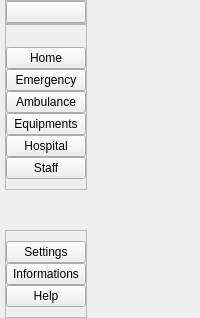
     <widget class="QWidget" name="LeftMenuContainer" native="true">
      <property name="enabled">
       <bool>true</bool>
      </property>
      <property name="minimumSize">
       <size>
        <width>0</width>
        <height>0</height>
       </size>
      </property>
      <layout class="QVBoxLayout" name="verticalLayout">
       <property name="spacing">
        <number>0</number>
       </property>
       <property name="leftMargin">
        <number>0</number>
       </property>
       <property name="topMargin">
        <number>0</number>
       </property>
       <property name="rightMargin">
        <number>0</number>
       </property>
       <property name="bottomMargin">
        <number>0</number>
       </property>
       <item alignment="Qt::AlignLeft">
        <widget class="QWidget" name="LeftMenuSubContainer" native="true">
         <layout class="QVBoxLayout" name="verticalLayout_2">
          <property name="spacing">
           <number>0</number>
          </property>
          <property name="leftMargin">
           <number>5</number>
          </property>
          <property name="topMargin">
           <number>0</number>
          </property>
          <property name="rightMargin">
           <number>0</number>
          </property>
          <property name="bottomMargin">
           <number>0</number>
          </property>
          <item alignment="Qt::AlignTop">
           <widget class="QFrame" name="frame">
            <property name="frameShape">
             <enum>QFrame::StyledPanel</enum>
            </property>
            <property name="frameShadow">
             <enum>QFrame::Raised</enum>
            </property>
            <layout class="QHBoxLayout" name="horizontalLayout_2">
             <property name="spacing">
              <number>0</number>
             </property>
             <property name="leftMargin">
              <number>0</number>
             </property>
             <property name="topMargin">
              <number>0</number>
             </property>
             <property name="rightMargin">
              <number>0</number>
             </property>
             <property name="bottomMargin">
              <number>0</number>
             </property>
             <item>
              <widget class="QPushButton" name="MenuBtn">
               <property name="toolTip">
                <string>Menu</string>
               </property>
               <property name="text">
                <string/>
               </property>
               <property name="icon">
                <iconset resource="rsc.qrc">
                 <normaloff>:/rsc/img/align-justify.svg</normaloff>:/rsc/img/align-justify.svg</iconset>
               </property>
               <property name="iconSize">
                <size>
                 <width>20</width>
                 <height>20</height>
                </size>
               </property>
              </widget>
             </item>
            </layout>
           </widget>
          </item>
          <item alignment="Qt::AlignTop">
           <widget class="QFrame" name="frame_2">
            <property name="sizePolicy">
             <sizepolicy hsizetype="Preferred" vsizetype="Preferred">
              <horstretch>0</horstretch>
              <verstretch>0</verstretch>
             </sizepolicy>
            </property>
            <property name="frameShape">
             <enum>QFrame::StyledPanel</enum>
            </property>
            <property name="frameShadow">
             <enum>QFrame::Raised</enum>
            </property>
            <layout class="QVBoxLayout" name="verticalLayout_3">
             <property name="spacing">
              <number>0</number>
             </property>
             <property name="leftMargin">
              <number>0</number>
             </property>
             <property name="topMargin">
              <number>10</number>
             </property>
             <property name="rightMargin">
              <number>0</number>
             </property>
             <property name="bottomMargin">
              <number>10</number>
             </property>
             <item>
              <spacer name="verticalSpacer_2">
               <property name="orientation">
                <enum>Qt::Vertical</enum>
               </property>
               <property name="sizeHint" stdset="0">
                <size>
                 <width>20</width>
                 <height>12</height>
                </size>
               </property>
              </spacer>
             </item>
             <item>
              <widget class="QPushButton" name="HomeBtn">
               <property name="toolTip">
                <string>Home</string>
               </property>
               <property name="text">
                <string>Home</string>
               </property>
               <property name="icon">
                <iconset resource="rsc.qrc">
                 <normaloff>:/rsc/img/home.svg</normaloff>:/rsc/img/home.svg</iconset>
               </property>
               <property name="iconSize">
                <size>
                 <width>24</width>
                 <height>24</height>
                </size>
               </property>
              </widget>
             </item>
             <item>
              <widget class="QPushButton" name="DataBtn">
               <property name="toolTip">
                <string>Data Analysis</string>
               </property>
               <property name="text">
                <string>Emergency</string>
               </property>
               <property name="icon">
                <iconset resource="rsc.qrc">
                 <normaloff>:/rsc/img/alert-circle.svg</normaloff>:/rsc/img/alert-circle.svg</iconset>
               </property>
               <property name="iconSize">
                <size>
                 <width>24</width>
                 <height>24</height>
                </size>
               </property>
              </widget>
             </item>
             <item>
              <widget class="QPushButton" name="ReportsBtn">
               <property name="toolTip">
                <string>View Reports</string>
               </property>
               <property name="text">
                <string>Ambulance</string>
               </property>
               <property name="icon">
                <iconset resource="rsc.qrc">
                 <normaloff>:/rsc/img/truck.svg</normaloff>:/rsc/img/truck.svg</iconset>
               </property>
               <property name="iconSize">
                <size>
                 <width>24</width>
                 <height>24</height>
                </size>
               </property>
              </widget>
             </item>
             <item>
              <widget class="QPushButton" name="EquipBtn">
               <property name="text">
                <string>Equipments</string>
               </property>
               <property name="icon">
                <iconset resource="rsc.qrc">
                 <normaloff>:/rsc/img/tool.svg</normaloff>:/rsc/img/tool.svg</iconset>
               </property>
               <property name="iconSize">
                <size>
                 <width>24</width>
                 <height>24</height>
                </size>
               </property>
              </widget>
             </item>
             <item>
              <widget class="QPushButton" name="HospitalBtn">
               <property name="text">
                <string>Hospital</string>
               </property>
               <property name="icon">
                <iconset resource="rsc.qrc">
                 <normaloff>:/rsc/img/home.svg</normaloff>:/rsc/img/home.svg</iconset>
               </property>
               <property name="iconSize">
                <size>
                 <width>24</width>
                 <height>24</height>
                </size>
               </property>
              </widget>
             </item>
             <item>
              <widget class="QPushButton" name="StaffBtn">
               <property name="text">
                <string>Staff</string>
               </property>
               <property name="icon">
                <iconset resource="rsc.qrc">
                 <normaloff>:/rsc/img/users.svg</normaloff>:/rsc/img/users.svg</iconset>
               </property>
               <property name="iconSize">
                <size>
                 <width>24</width>
                 <height>24</height>
                </size>
               </property>
              </widget>
             </item>
            </layout>
           </widget>
          </item>
          <item>
           <spacer name="verticalSpacer">
            <property name="orientation">
             <enum>Qt::Vertical</enum>
            </property>
            <property name="sizeHint" stdset="0">
             <size>
              <width>20</width>
              <height>40</height>
             </size>
            </property>
           </spacer>
          </item>
          <item alignment="Qt::AlignBottom">
           <widget class="QFrame" name="frame_3">
            <property name="frameShape">
             <enum>QFrame::StyledPanel</enum>
            </property>
            <property name="frameShadow">
             <enum>QFrame::Raised</enum>
            </property>
            <layout class="QVBoxLayout" name="verticalLayout_4">
             <property name="spacing">
              <number>0</number>
             </property>
             <property name="leftMargin">
              <number>0</number>
             </property>
             <property name="topMargin">
              <number>10</number>
             </property>
             <property name="rightMargin">
              <number>0</number>
             </property>
             <property name="bottomMargin">
              <number>10</number>
             </property>
             <item>
              <widget class="QPushButton" name="SettingsBtn">
               <property name="toolTip">
                <string>Go to Settings</string>
               </property>
               <property name="text">
                <string>Settings</string>
               </property>
               <property name="icon">
                <iconset resource="rsc.qrc">
                 <normaloff>:/rsc/img/settings.svg</normaloff>:/rsc/img/settings.svg</iconset>
               </property>
               <property name="iconSize">
                <size>
                 <width>24</width>
                 <height>24</height>
                </size>
               </property>
              </widget>
             </item>
             <item>
              <widget class="QPushButton" name="InfoBtn">
               <property name="toolTip">
                <string>Info</string>
               </property>
               <property name="text">
                <string>Informations</string>
               </property>
               <property name="icon">
                <iconset resource="rsc.qrc">
                 <normaloff>:/rsc/img/info.svg</normaloff>:/rsc/img/info.svg</iconset>
               </property>
               <property name="iconSize">
                <size>
                 <width>24</width>
                 <height>24</height>
                </size>
               </property>
              </widget>
             </item>
             <item>
              <widget class="QPushButton" name="HelpBtn">
               <property name="toolTip">
                <string>Help</string>
               </property>
               <property name="text">
                <string>Help</string>
               </property>
               <property name="icon">
                <iconset resource="rsc.qrc">
                 <normaloff>:/rsc/img/help-circle.svg</normaloff>:/rsc/img/help-circle.svg</iconset>
               </property>
               <property name="iconSize">
                <size>
                 <width>24</width>
                 <height>24</height>
                </size>
               </property>
              </widget>
             </item>
            </layout>
           </widget>
          </item>
         </layout>
        </widget>
       </item>
      </layout>
     </widget>
